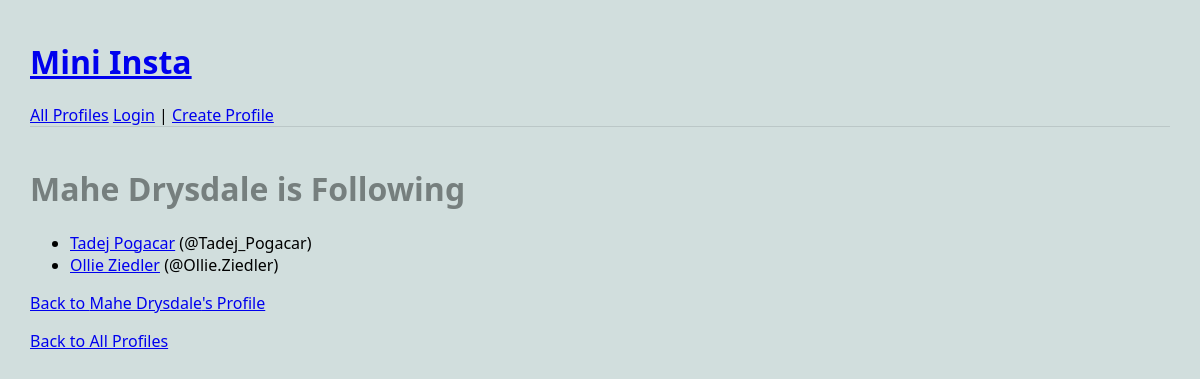
/mini_insta/profile/5/following, run on the app's committed database.
### mini_insta/models.py (models this page shows, shortened)
class Profile(models.Model):
    username = models.TextField(blank=False)
    display_name = models.TextField(blank=False)
    profile_image_url = models.URLField(blank=True)
    image_file = models.ImageField(blank=True)
    bio_text = models.TextField(blank=False)
    join_date = models.DateTimeField(auto_now=True)
    user = models.ForeignKey(User, on_delete=models.CASCADE)
    def get_following(self):
        follows = Follow.objects.filter(follower_profile=self)
        return [f.profile for f in follows]

### mini_insta/views.py (the view)
# urls.py: path("profile/<int:pk>/following", ShowFollowingDetailView.as_view(), name="show_following"),
class ShowFollowingDetailView(DetailView):
    model = Profile
    template_name = "mini_insta/show_following.html"
    context_object_name = 'profile'

### mini_insta/templates/mini_insta/show_following.html
{% extends 'mini_insta/base.html' %}
{% block content %}
<h1>{{ profile.display_name }} is Following</h1>
<ul>
{% for followed in profile.get_following %}
  <li>
    <a href="{% url 'show_profile' followed.pk %}">{{ followed.display_name }}</a>
    (@{{ followed.username }})
  </li>
{% endfor %}
</ul>
<p><a href="{% url 'show_profile' profile.pk %}">Back to {{ profile.display_name }}'s Profile</a></p>
{% endblock %}

### static/styles-mini-insta.css (style rules this page uses)
body { margin: 30px; background: #d1dedd; font-family: 'Segoe UI', Tahoma, Geneva, Verdana, sans-serif; }
h1, h2, h3 { color: #767f7e; }
p { color: #555; }

### data on the page
Profile: display_name "Mahe Drysdale"
Profile: display_name "Tadej Pogacar", username "Tadej_Pogacar"
Profile: display_name "Ollie Ziedler", username "Ollie.Ziedler"
